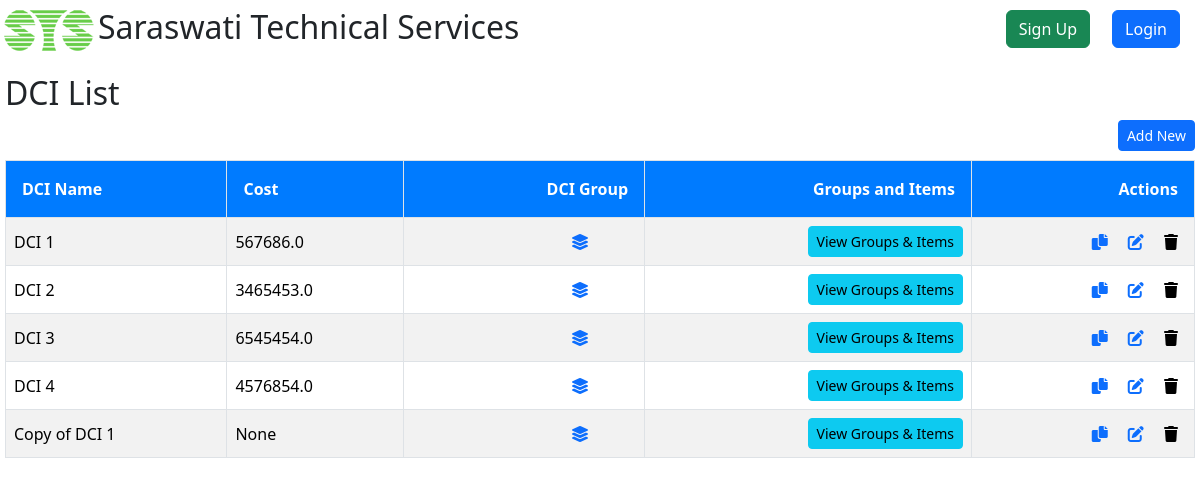
Screenshot of /dci/dciList with the database file from the repository.
### DCI/models.py (models this page shows, shortened)
class DCI(models.Model):
    name = models.CharField(max_length=30, blank=True, null=True)
    cost = models.FloatField(blank=True,null=True)

### DCI/views.py (the view)
# urls.py: path('dciList', views.dciList, name='dciList'),
def dciList(request):
    dci = DCI.objects.all()
    context = {"dci": dci}
    return render(request, "dci/dciList.html", context)

### DCI/templates/dci/dciList.html (shortened to what this page needs)
{% extends 'registration/base.html' %}
{% block content %}
  <h2>DCI List</h2>
  <a href="{% url 'dciCreateView' %}">
    <button type="button" class="btn btn-primary btn-sm" style="float:right;">Add New</button>
  </a>
  <table class="table table-striped table-hover">
    <thead>
      <tr class="m-5 p-8 text-center">
        <th class="text-start border">DCI Name</th>
        <th class="text-start border">Cost</th>
        <th class="text-end  border">DCI Group</th>
        <th class="text-end  border">Groups and Items</th>
        <th class="text-end border">Actions</th>
      </tr>
    </thead>
    <tbody>
      {% for dc in dci %}
        <tr class="text-center">
          <td class="border text-start">{{ dc.name }}</td>
          <td class="border text-start">{{dc.cost}}</td>
          <td class="border text-end">
            <a href="{% url 'dciOfDciGroup' dc.id %}" class="mx-5" data-bs-toggle="tooltip" title="View DCI Groups">
              <i class="fas fa-layer-group"></i>
            </a>
          </td>
          <td class="border text-end">
            <a href="{% url 'dciGroupsAndItems' dc.id %}" class="btn btn-info btn-sm" data-bs-toggle="tooltip" title="DCI Groups & Items">
              View Groups & Items
            </a>
          </td>
          <td class="border text-end ">
            <div>
              <a href="{% url 'copyDci' dc.id %}" class="mx-2" data-bs-toggle="tooltip" title="Copy DCI"><i class="fas fa-copy"></i></a>
              <a href="{% url 'dciUpdateView' dc.id %}" class="mx-2" data-bs-toggle="tooltip" title="Edit DCI"><i class="fas fa-edit"></i></a>
              <form action="{% url 'dciDeleteView' dc.id %}" method="post" style="display:inline;" id="delete-form-{{ dc.id }}">
                <button type="submit" class="mx-2" style="border:none; background:none; padding:0;" data-bs-toggle="tooltip" title="Delete DCI">
                  <i class="fas fa-trash"></i>
                </button>
              </form>
            </div>
          </td>
        </tr>
      {% endfor %}
    </tbody>
  </table>
{% endblock %}

### Base/templates/registration/base.html (style rules this page uses)
html, body { height: 100%; margin: 0; overflow-x,overflow-y: hidden; }
.table-striped tbody tr:nth-of-type(odd) { background-color: #f9f9f9; }
.table-striped tbody tr:nth-of-type(even) { background-color: #ffffff; }
.table th, .table td { vertical-align: middle; }
.table thead th { background-color: #007bff; color: white; text-align: center; }
.table th { padding: 1rem; }

### rows the page displays
DCI: name "DCI 1", cost "567686.0"
DCI: name "DCI 2", cost "3465453.0"
DCI: name "DCI 3", cost "6545454.0"
DCI: name "DCI 4", cost "4576854.0"
DCI: name "Copy of DCI 1", cost "None"
